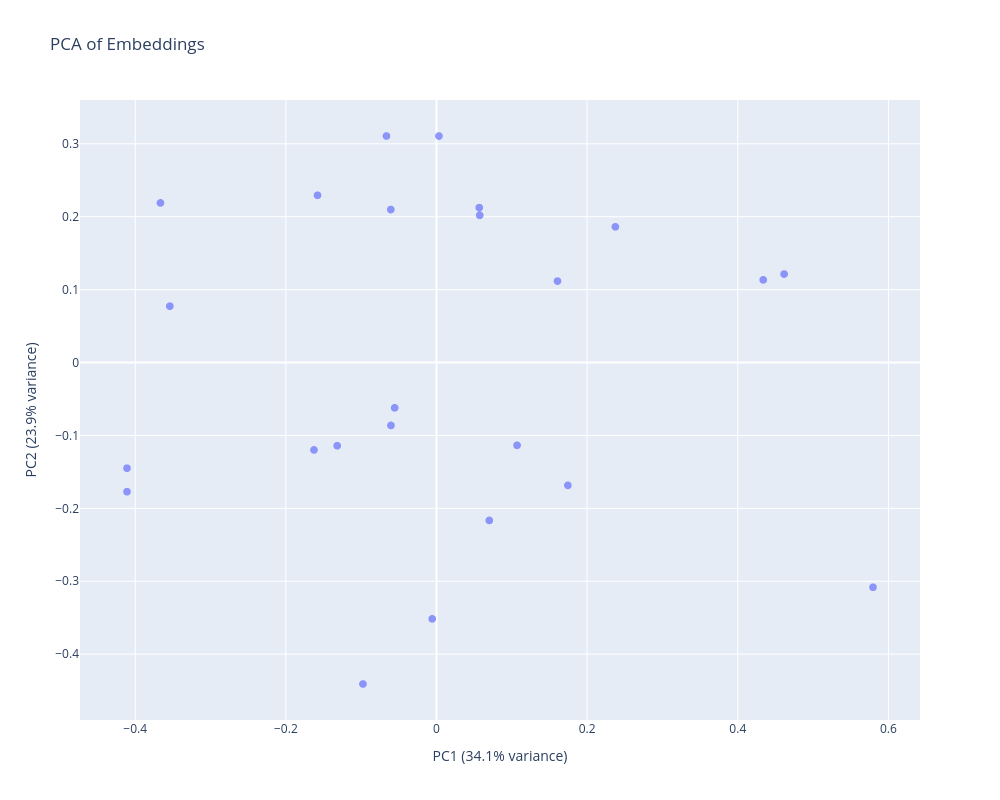

The notebook cell this image was saved under:
### Markdown cell above
## 2. MNIST digits

Each file is one 28×28 digit. `show_fn` returns that grayscale array. The model average-pools it on a 4×4 grid.

### Code cell
digit_dir = ROOT / "digits"
digit_dir.mkdir(exist_ok=True)
mnist = MNIST(str(ROOT / "mnist_raw"), train=True, download=True)
for index in range(24):
    image, label = mnist[index]
    array = np.asarray(image, dtype=np.float32)
    np.save(digit_dir / f"{index:02d}_{label}.npy", array)


def load_digit(path: str) -> np.ndarray:
    return np.load(path)


def show_digit(image: np.ndarray) -> np.ndarray:
    return image


def digit_props(image: np.ndarray, mask: object) -> dict[str, float]:
    return {"mean": float(np.mean(image)), "std": float(np.std(image))}


class DigitGrid(ModelWrapper):
    """Average of a 4×4 grid. The batch is (B, H, W)."""

    def __init__(self) -> None:
        super().__init__(model=object())

    def _get_embeddings(self, tensor: torch.Tensor) -> torch.Tensor:
        pooled = torch.nn.functional.adaptive_avg_pool2d(tensor.unsqueeze(1), (4, 4))
        return pooled.flatten(1)


digits = PhenoMe(device="cpu", seed=0)
digits.find_files(str(digit_dir), extensions=[".npy"])
digits.set_data_io(load_digit, show_digit)
digits.process_data(DigitGrid(), batch_size=8)
digits.compute_properties(additional_property_functions={"any": digit_props})
print("embeddings", digits.get_embeddings().shape)
print("properties", digits.results.properties[0])
digits.plot_pca()
digits.plot_data_by_index(0)

### Figure 1 — Plotly figure (JSON) as saved in the notebook; plotly's stock layout.template omitted (floating-point values rounded to 4 significant figures; data arrays with more than 128 entries replaced by an {"elided": "..."} marker saying what was removed)
{"data": [{"customdata": {"elided": "24x7 mixed values"}, "hovertemplate": "PC1=%{x}<br>PC2=%{y}<br>Index=%{customdata[0]}<br>Image=%{customdata[1]}<br>Filename=%{customdata[2]}<br>Id=%{customdata[3]}<br>Mask_path=%{customdata[4]}<br>Mean=%{customdata[5]}<br>Std=%{customdata[6]}<extra></extra>", "legendgroup": "", "marker": {"color": "#636EFA", "opacity": 0.7, "size": 8, "symbol": "circle"}, "mode": "markers", "name": "", "showlegend": false, "type": "scattergl", "x": [-0.3665, 0.05675, -0.09767, 0.4615, -0.06049, 0.1069, -0.4109, -0.06067, -0.4109, 0.1744, -0.158, 0.5795, -0.3541, 0.07004, -0.1627, -0.06646, -0.05559, 0.2375, -0.1319, 0.003232, -0.005696, 0.05733, 0.1606, 0.4337], "xaxis": "x", "y": [0.2189, 0.2125, -0.4409, 0.1214, -0.08628, -0.1135, -0.1771, 0.2099, -0.1449, -0.1685, 0.2294, -0.3083, 0.07733, -0.2166, -0.1199, 0.3107, -0.06213, 0.1861, -0.1141, 0.3107, -0.3516, 0.202, 0.1117, 0.1134], "yaxis": "y"}], "layout": {"height": 800, "legend": {"tracegroupgap": 0}, "title": {"text": "PCA of Embeddings"}, "width": 1000, "xaxis": {"anchor": "y", "domain": [0, 1], "title": {"text": "PC1 (34.1% variance)"}}, "yaxis": {"anchor": "x", "domain": [0, 1], "title": {"text": "PC2 (23.9% variance)"}}}}
